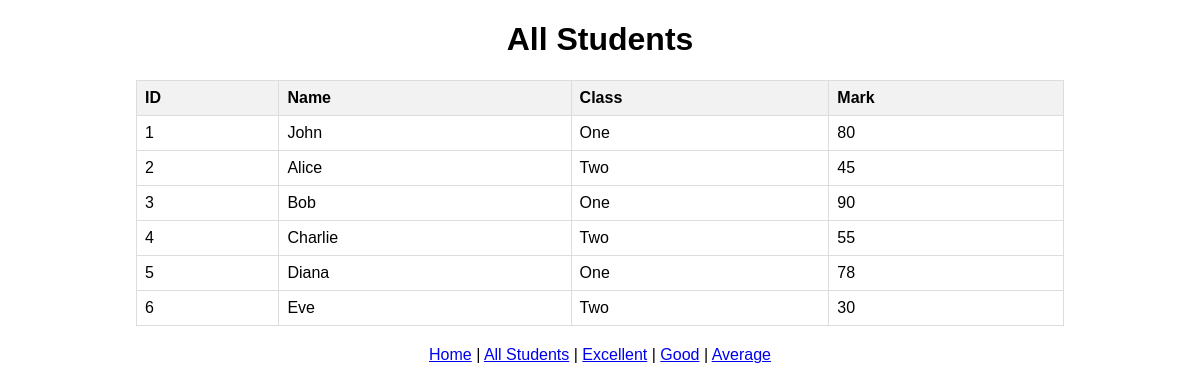
The app's page /all_students with its own data.
### Ex8.py (models this page shows, shortened)
class Student(db.Model):
    __tablename__ = 'students'
    id = db.Column(db.Integer, primary_key=True)
    name = db.Column(db.String(100), nullable=False)
    class_name = db.Column(db.String(50), nullable=False)
    mark = db.Column(db.Integer, nullable=False)

### Ex8.py (the view)
@app.route('/all_students')
def all_students():
    students = Student.query.all()
    return render_template('students_table.html', students=students, title="All Students")

### templates/students_table.html (shortened to what this page needs)
<!DOCTYPE html>
<html>
<head>
</head>
<body>
    <h1>{{ title }}</h1>
    {% if students %}
        <table>
            <tr>
                <th>ID</th>
                <th>Name</th>
                <th>Class</th>
                <th>Mark</th>
            </tr>
            {% for student in students %}
            <tr>
                <td>{{ student.id }}</td>
                <td>{{ student.name }}</td>
                <td>{{ student.class_name }}</td>
                <td>{{ student.mark }}</td>
            </tr>
            {% endfor %}
        </table>
    {% else %}
        <p style="text-align: center;">No students found.</p>
    {% endif %}
    <div class="nav">
        <a href="/">Home</a> |
        <a href="/all_students">All Students</a> |
        <a href="/excellent_students">Excellent</a> |
        <a href="/good_students">Good</a> |
        <a href="/average_students">Average</a>
    </div>
</body>
</html>

### templates/students_table.html (style rules this page uses)
body { font-family: Arial, sans-serif; margin: 20px; }
table { border-collapse: collapse; width: 80%; margin: 20px auto; }
th, td { border: 1px solid #ddd; padding: 8px; text-align: left; }
th { background-color: #f2f2f2; }
h1 { text-align: center; }
.nav { text-align: center; margin: 20px; }

### records on screen
Student: id "1", name "John", class_name "One", mark "80"
Student: id "2", name "Alice", class_name "Two", mark "45"
Student: id "3", name "Bob", class_name "One", mark "90"
Student: id "4", name "Charlie", class_name "Two", mark "55"
Student: id "5", name "Diana", class_name "One", mark "78"
Student: id "6", name "Eve", class_name "Two", mark "30"

### other values on screen
{{ title }} "All Students"
